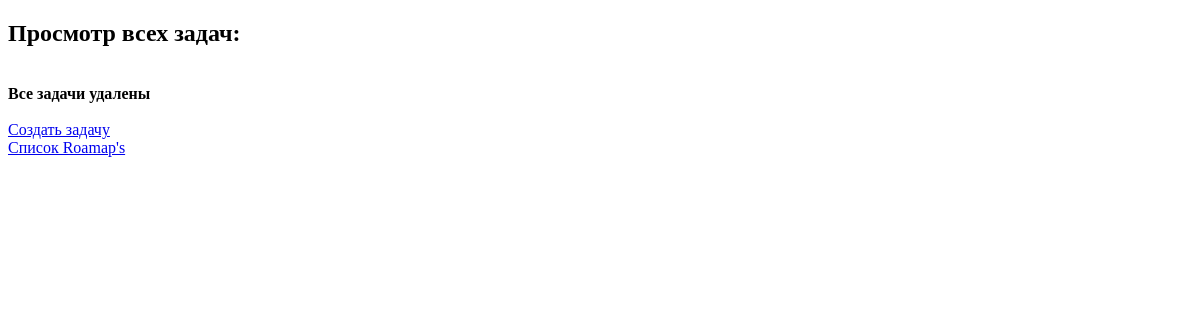
The page /viewTasks/ on the database as committed earlier.
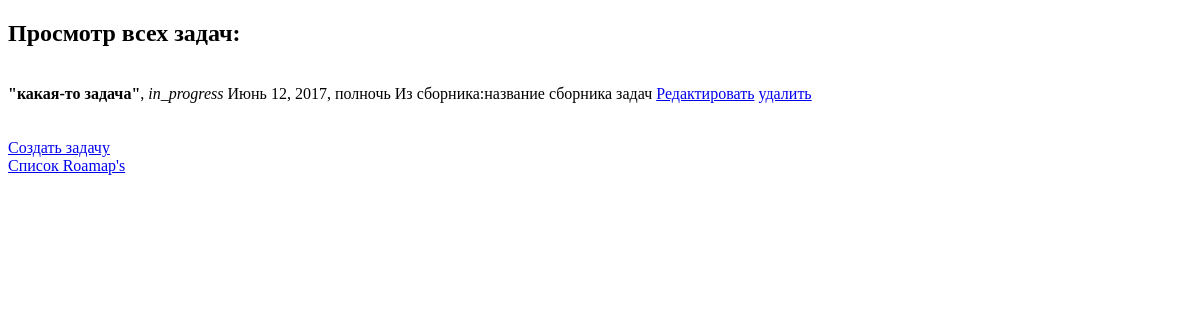
The same page on the database as committed later.
### create/models.py (models this page shows)
class Task(models.Model):
    roadmap = models.ForeignKey('Roadmap', on_delete=models.CASCADE)
    title = models.CharField(max_length=50, verbose_name='Название задачи:')
    state = models.CharField(max_length=11, verbose_name='статус:')
    estimate = models.DateTimeField(verbose_name='Срок выполнения')

class Roadmap(models.Model):
    roadmap_name = models.CharField(max_length=50, verbose_name='Название Roadmap:')

### create/views.py (the view)
# urls.py: url(r'^viewTasks/$', all_tasks, name='all_tasks'),
def all_tasks(request):
    tasks = Task.objects.all()
    return render(
        request, 'alltasks.html',
        {'tasks': tasks.order_by('state', 'estimate')}
    )

### templates/alltasks.html
{% extends "base.html" %}
{% block content %}
    <h2>Просмотр всех задач:</h2>
    <br>
    {% for task in tasks %}
<b>"{{ task.title }}"</b>, <i>{{ task.state }}</i> {{ task.estimate }} Из сборника:{{ task.roadmap.roadmap_name }} <a href={% url 'edit_tsk' task.id %}>Редактировать</a> <a href={% url 'del_tsk' task.id %}>удалить</a>
        <br>
    {% empty %}
        <b>Все задачи удалены</b>
    {% endfor %}
<br>
<br>
<a href={% url 'create_task' %}>Создать задачу</a>
<br>
<a href={% url 'all_roadmap' %}>Список Roamap's</a>
{% endblock %}

### templates/base.html (shortened to what this page needs)
<!DOCTYPE html>
<html>
    <head>
    </head>
    <body>
        {% block content %}{% endblock %}
    </body>
</html>

Rows that differ between the two databases and show on the page:
added Task: title "какая-то задача", state "in_progress", estimate "Июнь 12, 2017, полночь", roadmap.roadmap_name "название сборника задач"
Other text that changed with them:
text no longer shown: "Все задачи удалены"
